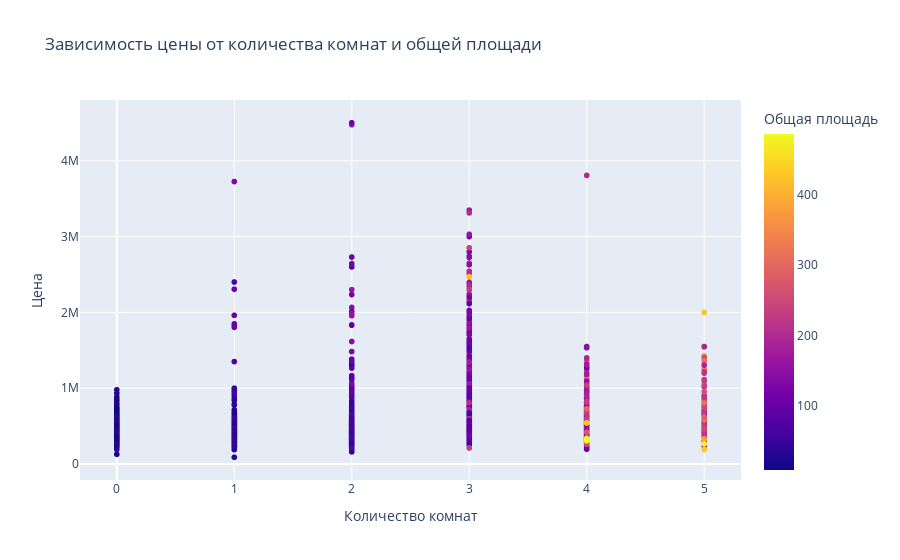

Source (notebook cell):
### Code cell
import plotly.express as px
import pandas as pd

# Пример данных (замените на ваш DataFrame)
data = {
    'cntroom': [1, 2, 3, 4, 5],
    'price2': [100000, 150000, 200000, 250000, 300000],
    'totalarea': [50, 75, 100, 125, 150]
}
# df = pd.DataFrame(data)

# Определяем колонки
col_gr = ['cntroom', 'price2', 'totalarea']

# Создаем график scatter plot с использованием Plotly Express
fig = px.scatter(df, x='cntroom', y='price2', color='totalarea',
                 labels={'cntroom': 'Количество комнат', 'price2': 'Цена', 'totalarea': 'Общая площадь'},
                 title='Зависимость цены от количества комнат и общей площади')

# Отображаем график
fig.show()

### Figure 1 — Plotly figure (JSON) as saved in the notebook; plotly's stock layout.template omitted (floating-point values rounded to 4 significant figures; data arrays with more than 128 entries replaced by an {"elided": "..."} marker saying what was removed)
{"data": [{"hovertemplate": "Количество комнат=%{x}<br>Цена=%{y}<br>Общая площадь=%{marker.color}<extra></extra>", "legendgroup": "", "marker": {"color": {"elided": "4186 float values"}, "coloraxis": "coloraxis", "symbol": "circle"}, "mode": "markers", "name": "", "showlegend": false, "x": {"elided": "4186 int values"}, "xaxis": "x", "y": {"elided": "4186 int values"}, "yaxis": "y", "type": "scattergl"}], "layout": {"xaxis": {"anchor": "y", "domain": [0.0, 1.0], "title": {"text": "Количество комнат"}}, "yaxis": {"anchor": "x", "domain": [0.0, 1.0], "title": {"text": "Цена"}}, "coloraxis": {"colorbar": {"title": {"text": "Общая площадь"}}, "colorscale": [[0.0, "#0d0887"], [0.1111, "#46039f"], [0.2222, "#7201a8"], [0.3333, "#9c179e"], [0.4444, "#bd3786"], [0.5556, "#d8576b"], [0.6667, "#ed7953"], [0.7778, "#fb9f3a"], [0.8889, "#fdca26"], [1.0, "#f0f921"]]}, "legend": {"tracegroupgap": 0}, "title": {"text": "Зависимость цены от количества комнат и общей площади"}}}
